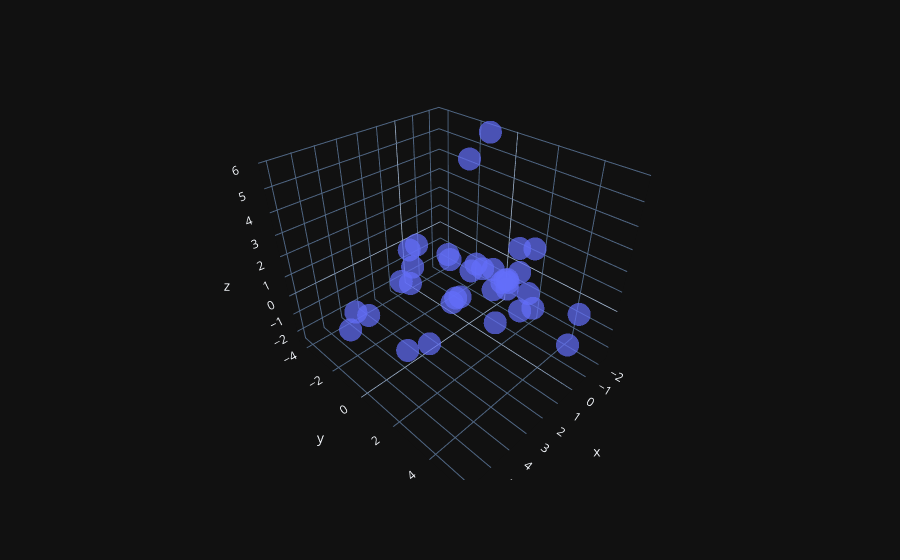

This figure's notebook cell:
### Code cell
# plot embedding in 3d
import plotly.express as px
#fig = px.scatter_3d(embedding, x=0, y=1, z=2, opacity=0.7)
# max length of text to show in hover 100 characters

df_trunc = df.copy()
df_trunc['texto-original'] = df_trunc['texto-original'].str.slice(0, 100)
fig = px.scatter_3d(df_trunc, x='x', y='y', z='z', opacity=0.7, hover_name='texto-original', template="plotly_dark")
fig.show()

### Figure 1 — Plotly figure (JSON) as saved in the notebook; plotly's stock layout.template omitted (floating-point values rounded to 4 significant figures)
{"data": [{"hovertemplate": "<b>%{hovertext}</b><br><br>x=%{x}<br>y=%{y}<br>z=%{z}<extra></extra>", "hovertext": ["Pobres #MasistasIgnorantes piensan que por andar con #TioTongo, su nuevo #MasiMula #MasiLlunku, van ", "@DraInterleucina @LuisFerCamachoV @ElgobernadorLfc Hay que darle #RevocaTongo al tipejo", "El tongo siempre fue maleante. Mandó a desvalijar la casa de su padre en cuánto se esteró de su fall", "Así justifica lo tan obvio 🙄como su supuesto autoatentado \n#RevocaTongo #JhonnyNoEsAmigo https://t.c", "@grupoeldeber #revocatongo", "@pajarocantor007 #Revocatongo", "¡Qué tal! ¡Así nomás había sido!🤨 #RevocaTongo https://t.co/OBMMJVA3PG", "https://t.co/9v7OJZ4MjB en #SantaCruz lamentamos tener un Gobierno q envíe a 2 ministros a  vulnerar", "#Tongo dice \"yo soy el pueblo\" 😂😂😂😂😂😂😂😂😂⁉️⁉️⁉️\nDebería decir:\n \"YO TAMBIÉN LE ROBO AL PUEBLO\" ‼️‼️‼️", "Yo no obedece a nadie solo al MAS . POR ESO #REVOCATONGO https://t.co/UbdCvGnPdO", "@grupoeldeber Porque al yoni le gusta atragantarse con sobras!\n#Revocatongo", "Los entendidos ingenieros en sistemas y peritos informáticos dicen que el procesador y la memoria RA", "Pobre #MasiTongo, no es más un pobre #MasiLlunku, igual te vamos a hacer #RevocaTongo ....(correcto ", "@abecor_BOLIVIA #revocatongo este sinvergüenza cara dura debería irse a su casa es mucho pícaro  a v", "@grupoeldeber Váyanse a la mierda tongo de mierda carisimas esas quipus sinvergüenza de mierda tcomo", "@grupoeldeber Tongo sinvergüenza pícaro cara dura traidor y masista y como todo masista siempre roba", "#RevocaTongo https://t.co/EpwBwy84f7", "@JhonnyTuAmigo queremos saber ¿qué pasa con esto? \n#RevocaTongo https://t.co/vMRCWnuujj", "@AndreitaBolivia #revocatongo", "@grupoeldeber TRaidor🤬  #Revocatongo", "#TongoAzulino\n#Vendido\n#QuipusDeWebo\n#RevocaTongo\n#SantaCruzNoOlvida\n#ChauTongo https://t.co/MbnQPb5", "En Santa Cruz #Revocatongo en La Paz como se podría llamar???", "El chiste de cuenta solo.....\n#SantaCruzBo no merece \ntener un alcalde #MasiTongo, por eso #Censo202", "Con bombos y platillos, rodeado de medios de comunicación social, el alcalde farsante #JhonnyFernand", "Que se le dice cuando entras bien adentro de la caca y ya no puedes salir?\nEmbarrado \nJodido?\n#Revoc", "@genaritotm Este flojo no sirve para nada.\n#JhonnyFernandez \n#AlcaldeFarzante\n#RevocaTongo", "@grupoeldeber #RevocaTongo", "@grupoeldeber Regla de caballeros:\n\nSi tenej cuerpo de turril y tu cuello esta en la cola de paja qu", "#RevocaTongo Ya! https://t.co/WWO8LJOUjZ https://t.co/UEro2vKJ9c", "La verdadera marcha y paro que deberíamos hacer es para que los gremiales dejen de hacer lo que les ", "#SantaCruzBolivia | Ciudadanos cruceños piden REVOCATORIO AL ALCADE Jhonny Fernandez.\n#REVOCATONGO h", "Por qué habrá cambiado de opinión #JhonnyFernandez? Su traición y su condena civil ya están determin", "El origen del hit del momento en Santa Cruz. #Revocatongo https://t.co/s4mtzMiKZR", "@grupoeldeber Andate titerillo del MAS, rescatá la poca dignidad que tienes #revocatongo", "#RevocaTongo #RevocaTongo #RevocaTongo\nY si no se puede #CabildoYa https://t.co/UyRSQXgHsL", "#URGENTE 🚨🚨🚨🚨🚨🚨🚨CRUCEÑOS Y NO CRUCEÑOS QUÉ AMAMOS NUESTRO PUEBLO BENDITO . APOYEMOS PARA PEDIR REVOC", null, null, null, null, null, null, null, null, null, null, null, null], "legendgroup": "", "marker": {"color": "#636efa", "opacity": 0.7, "symbol": "circle"}, "mode": "markers", "name": "", "scene": "scene", "showlegend": false, "type": "scatter3d", "x": [-0.9196, -1.11, 6.046, 3.763, -2.33, -2.345, 1.976, -1.315, -1.819, -0.1226, 0.5214, 0.5262, 4.403, -0.1972, -2.306, 1.447, 5.635, -0.941, -0.8789, -1.933, -1.719, -1.465, -1.102, -2.345, null, null, null, null, null, null, null, null, null, null, null, null, 1.072, -1.942, -1.028, -2.111, -0.2494, 0.6546, 5.696, -0.9242, -1.317, -2.198, -0.8872, 1.765], "y": [-0.8248, 1.176, -0.5016, 1.338, 0.9289, 1.612, -2.44, -0.4608, 0.5061, -4.297, -3.331, 5.455, 0.758, 3.273, -0.5562, 0.2841, 0.1996, -2.384, 4.977, -3.233, 1.251, 0.9738, 2.366, -1.251, null, null, null, null, null, null, null, null, null, null, null, null, 0.1222, -1.432, 1.268, -2.188, -3.873, 2.059, -0.5375, -1.518, 0.7238, -0.5459, 2.157, -2.057], "z": [-0.4076, 0.03349, 0.5456, -0.4646, -0.3211, 1.277, -0.3512, -0.3013, -0.7091, -0.4653, -0.7144, 0.06462, -0.7809, 0.1443, -2.126, -0.325, 1.424, -0.2282, 0.4349, -1.405, 1.422, -0.4211, -0.09601, 5.778, null, null, null, null, null, null, null, null, null, null, null, null, -0.3752, -0.8169, -0.4035, 4.379, -0.04538, -0.8553, 1.178, -2.344, -0.4757, -0.8187, -1.054, -0.3755]}], "layout": {"legend": {"tracegroupgap": 0}, "margin": {"t": 60}, "scene": {"domain": {"x": [0, 1], "y": [0, 1]}, "xaxis": {"title": {"text": "x"}}, "yaxis": {"title": {"text": "y"}}, "zaxis": {"title": {"text": "z"}}}}}
